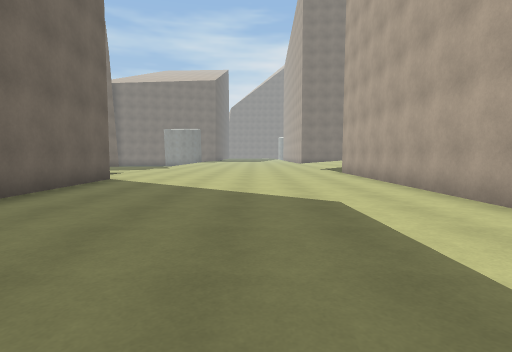
View 1 (above)

24 first-person views from a walk through a 3-D level made in the Unity game engine. The camera is 1.2 m above the floor, tilts 4° down and sees 80° across. The floor is counted in squares, 2 m on a side. Each view is taken from the middle of a square. On the plan, view 1 faces up. The plan holds only what a view shows up to about 9 squares ahead; the rest is blank. The place goes on beyond the plan. The player character is not drawn.

View 2
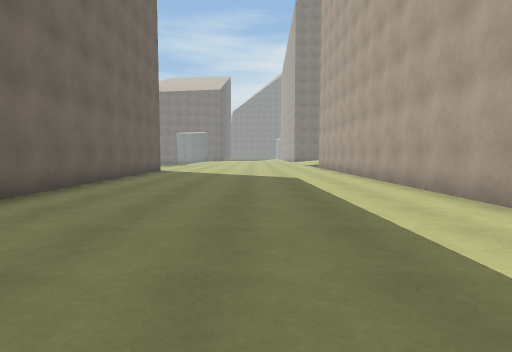

View 3
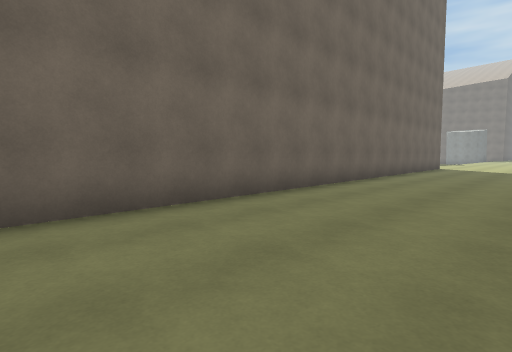

View 4
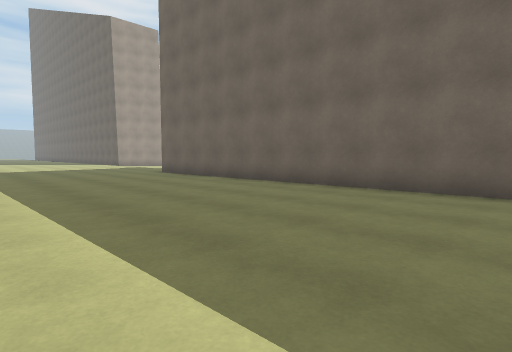

View 5
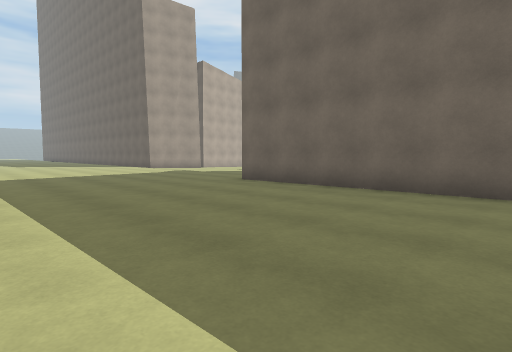

View 6
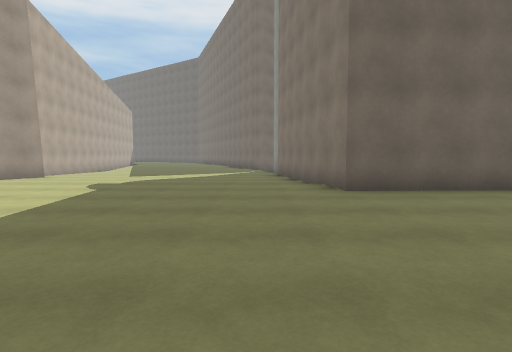

View 7
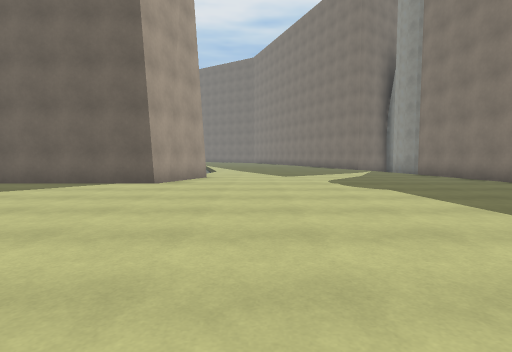

View 8
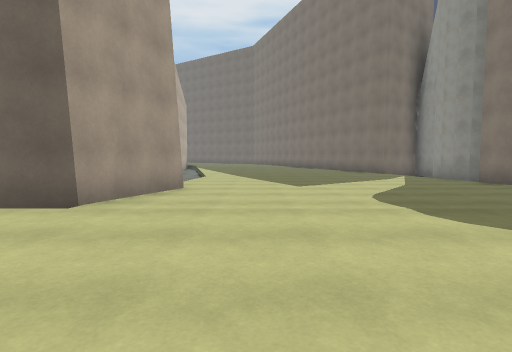

View 9
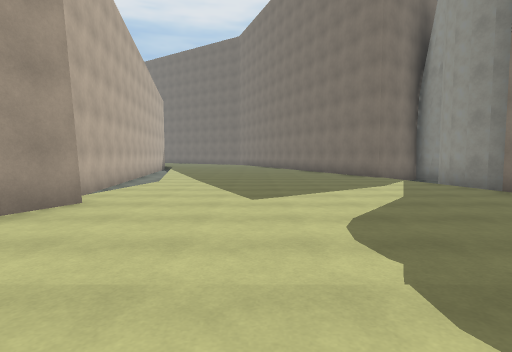

View 10
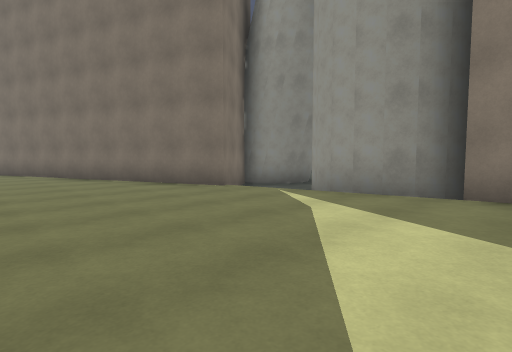

View 11
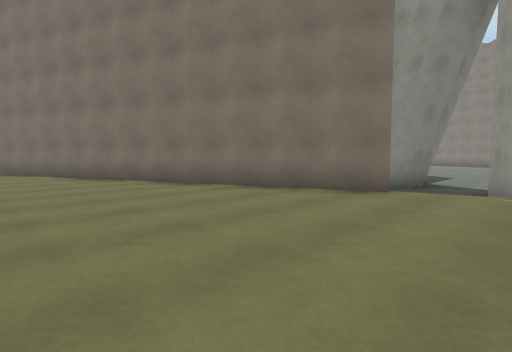

View 12
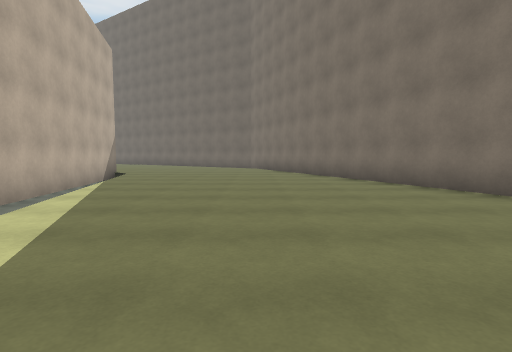

View 13
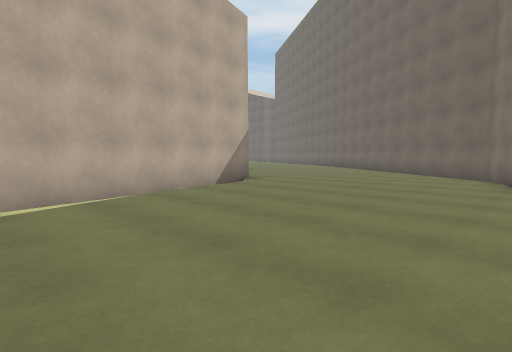

View 14
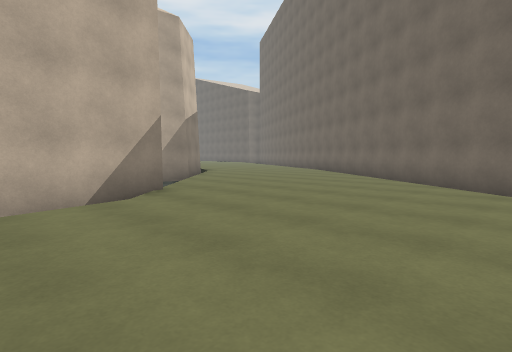

View 15
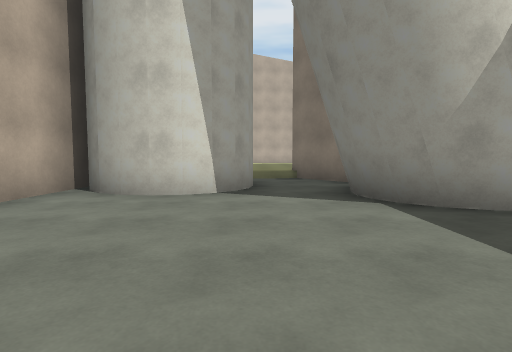

View 16
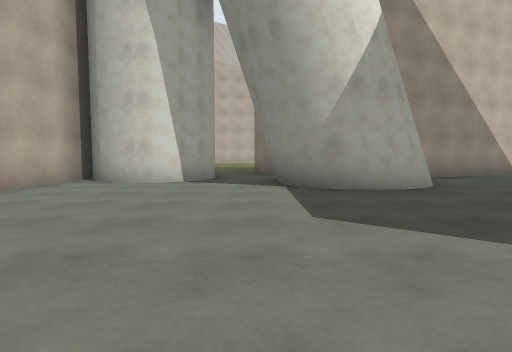

View 17
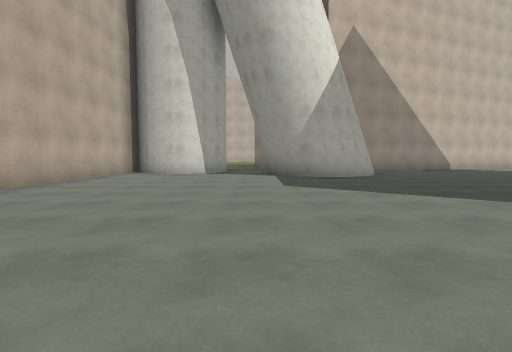

View 18
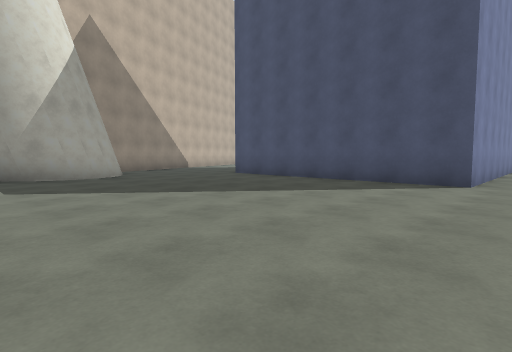

View 19
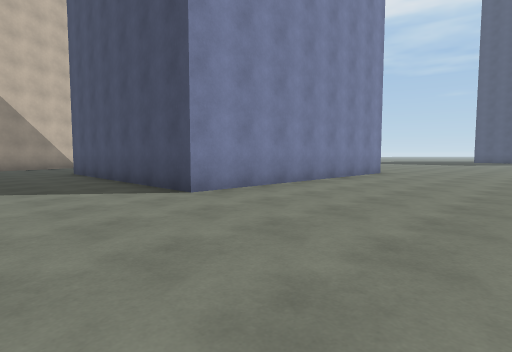

View 20
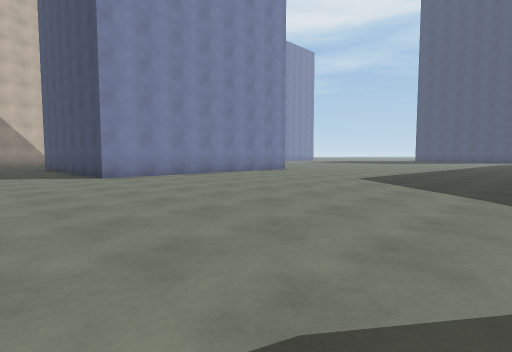

View 21
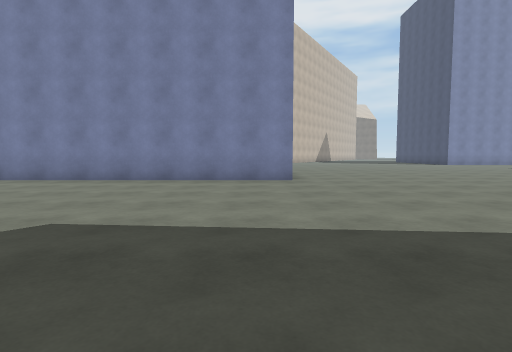

View 22
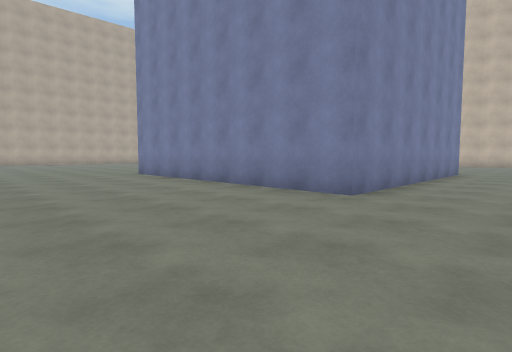

View 23
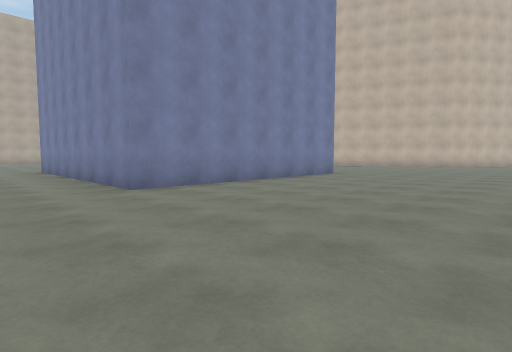

View 24
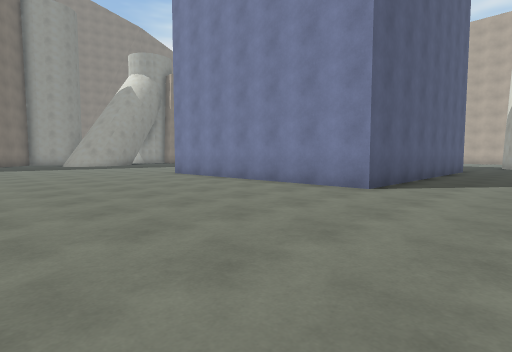

### Floor plan
Key: @ floor where view 1 was taken; # wall or solid block; . main floor; : floor 0.5 m higher than the main floor; + floor 0.75 m higher than the main floor; / step, stairs or slope.
Columns run from 33 left of view 1 to 3 right of it. Each row starts with its distance up from view 1.
  9                              +++++++#
  8                              +++++++#
  7                              #++++++#
  6                              #++++++#
  5            ......            #++++++#
  4      ............            #++++++#
  3      ............            #++++++#
  2      ............            #++++++#
  1     .............            #++++++#
  0    ..............            #+++@++#
 -1  ................            #++++++
 -2  ....................        #++++++
 -3  .....................       #+++++
 -4 .......#######.........      #++++++
 -5 .......#     #..........     #++++++
 -6  ......#     #...........    #++++++
 -7  ......#     #...........#   #++++++
 -8  ......#     #...........#   #++++++
 -9  ......#######...........#   #++++++
-10  ........................#   ##+++++
-11  ................###.....#    #+++++
-12  ......       ... ##..##.#    #+++++
-13              ..####...#### ####+++++
-14              ###  ##..######:++++++
-15                  ####::::::::+++++++
-16                ###:::::::::::++++++
-17             ####:::::::::::::++++++
-18           ###::::::::::::::::++++++
-19        ####::::::::::::::::::++++++
-20       ##/::::::::::::::::::::+++++++
-21      ##/:::::::::::::::::::::++++++
-22      #/::::::::::::: /////##:+++++
-23     #.:::::::::///.  .##   ##++++
-24     #/::::://...#    ##     #+++
-25      :::::/######           #+
-26       ::::.                 #

Positions as (right, up) in squares from view 1, and headings:
1: (0, 0), facing up
2: (0, -4), facing up
3: (0, -7), facing up-left
4: (2, -4), facing down-left
5: (2, -8), facing down-left
6: (2, -15), facing left
7: (2, -20), facing left
8: (-1, -20), facing left
9: (-3, -19), facing left
10: (-8, -19), facing up-left
11: (-11, -20), facing up-left
12: (-12, -20), facing left
13: (-17, -19), facing down-left
14: (-20, -20), facing down-left
15: (-12, -7), facing down
16: (-13, -5), facing down
17: (-13, -2), facing down
18: (-13, -2), facing down-left
19: (-17, 1), facing down-left
20: (-17, 5), facing down-left
21: (-26, 4), facing down
22: (-29, 1), facing down-right
23: (-32, -1), facing down-right
24: (-32, -12), facing up-right
